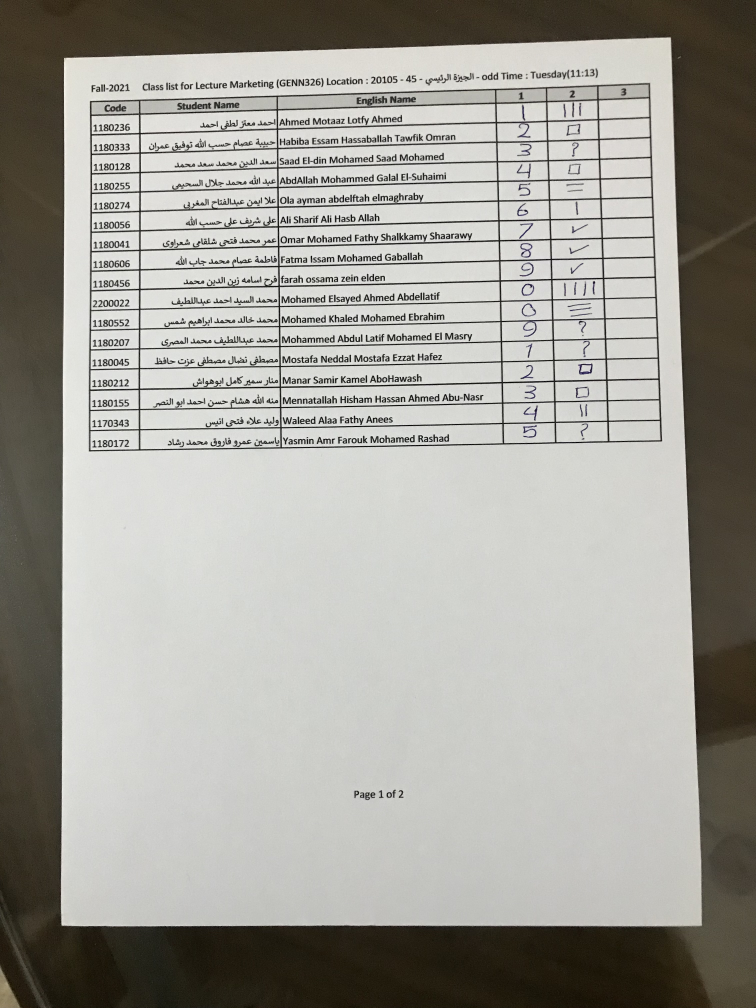
#> input picture grade sheet/1.jpg, 3024 x 4030 px (shown at 1/4 size)
$ python -i commonfunctions.py   (imports and definitions only)
#> lines starting #> are read from the running program, lines starting #| are printed output that depends on the picture; after the words box and inside, x2 and y2 are one past the last pixel; in counts of white or black regions, pixels touching at a corner belong together
#> further down, picture is the input picture: shape (4030, 3024, 3); mean B, G, R 152.8, 159.6, 161.2
import skimage.io as io
import matplotlib.pyplot as plt
import numpy as np
from skimage.exposure import histogram
from matplotlib.pyplot import bar
from skimage.color import rgb2gray,rgb2hsv
from skimage.transform import rotate

# Convolution:
from scipy.signal import convolve2d
from scipy import fftpack
import math

from skimage.util import random_noise
from skimage.filters import median
from skimage.feature import canny
from skimage.measure import label
import cv2
from skimage.color import label2rgb
import os
from functools import cmp_to_key
from pathlib import Path
from PIL import Image

# Imports for classifying
from sklearn.neighbors import KNeighborsClassifier
from sklearn.neural_network import MLPClassifier  # MLP is a NN
from sklearn import svm
import numpy as np
import argparse
import imutils
import cv2
import os
import random
import pytesseract


# Depending on library versions on your system, one of the following imports
from sklearn.model_selection import train_test_split

# Edges
from skimage.filters import sobel_h, sobel, sobel_v,roberts, prewitt

# Show the figures / plots inside the notebook
# [33 lines left out: functions show_images, showHist, invert_image, not called in this run]
"''''''''''''''''''''''''''''''''''''''''''''''''''''''''"
# Functions for image pre processing

# Enhanced Perspective Transformation
def align_image_using_perspective(image, is_binary=False):
#> called with is_binary = False
    if image is None:
        raise ValueError("Error: Image is None or not loaded.")

    if not is_binary:
        gray_image = cv2.cvtColor(image, cv2.COLOR_BGR2GRAY)
        _, binary_image = cv2.threshold(gray_image, 50, 255, cv2.THRESH_BINARY)
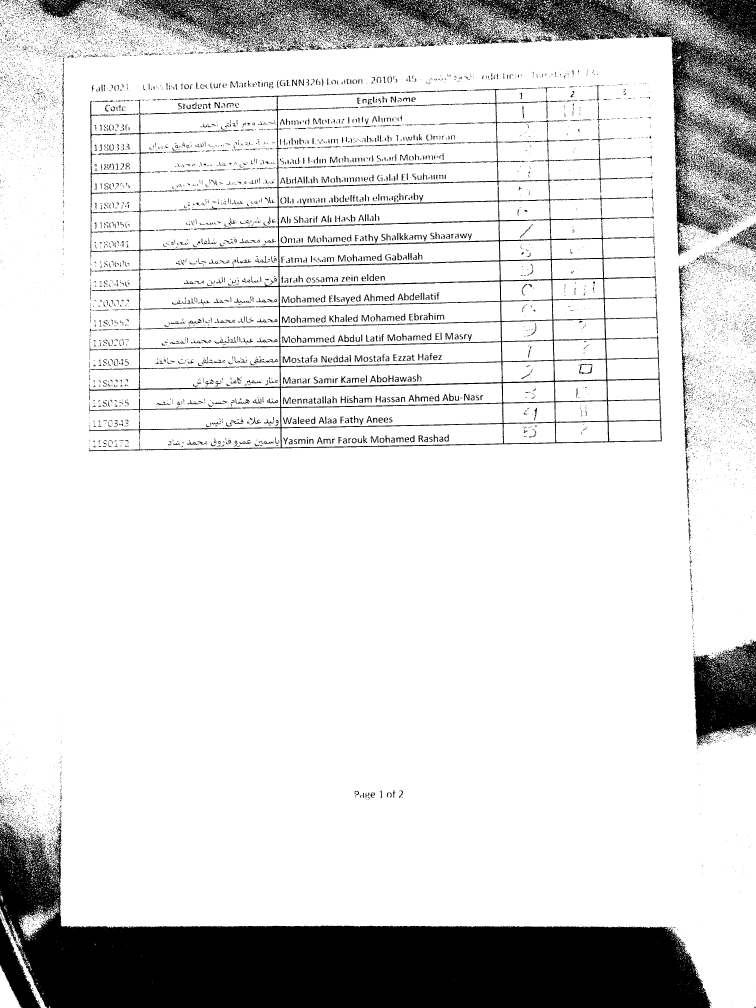
#> binary_image: shape (4030, 3024) (shown at 1/4 size); 85.6% white; 16282 black regions (13655 under 20 px)
    else:
        binary_image = image

    contours, _ = cv2.findContours(binary_image, cv2.RETR_EXTERNAL, cv2.CHAIN_APPROX_SIMPLE)
#> contours = 8605 contours, 7995 with area under 20; largest, box (x1, y1, x2, y2) and area: (0, 0, 3024, 4030) 10676048, (2722, 329, 3024, 593) 27389, (0, 3632, 187, 4030) 7517, (74, 3629, 237, 3756) 7175, (0, 3860, 86, 4030) 6916
    largest_contour = max(contours, key=cv2.contourArea)
#> largest_contour = contour of 26464 points, box (x1, y1, x2, y2) (0, 0, 3024, 4030), area 10676048
    epsilon = 0.02 * cv2.arcLength(largest_contour, True)
#> epsilon = 1057.7
    polygon = cv2.approxPolyDP(largest_contour, epsilon, True)
#> polygon = [[0, 0], [243, 3702], [3023, 4029], [2920, 137]]

    if len(polygon) != 4:
        raise ValueError("Error: Could not find a quadrilateral.")

    corners = sorted(polygon.reshape(-1, 2), key=lambda x: x[1])
#> corners = [[0, 0], [2920, 137], [243, 3702], [3023, 4029]]
    top_corners = sorted(corners[:2], key=lambda x: x[0])
#> top_corners = [[0, 0], [2920, 137]]
    bottom_corners = sorted(corners[2:], key=lambda x: x[0])
#> bottom_corners = [[243, 3702], [3023, 4029]]
    sorted_corners = np.concatenate([bottom_corners, top_corners])
#> sorted_corners = [[243, 3702], [3023, 4029], [0, 0], [2920, 137]]

    height, width = image.shape[:2]
    destination_points = np.float32([[0, height], [width, height], [0, 0], [width, 0]])
    transform_matrix = cv2.getPerspectiveTransform(sorted_corners.astype(np.float32), destination_points)
#> transform_matrix = [[1.1, -0.072, 0], [-0.0487, 1.04, 0], [1.99e-05, -1.47e-05, 1]]
    aligned_image = cv2.warpPerspective(image, transform_matrix, (width, height))
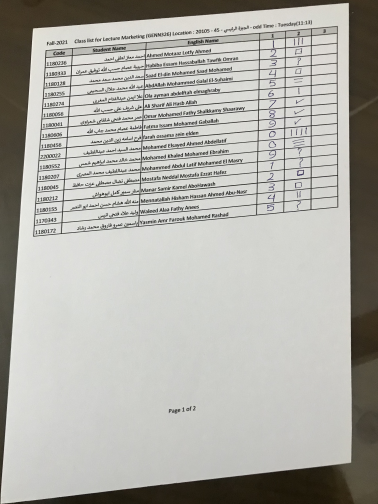
#> aligned_image: shape (4030, 3024, 3) (shown at 1/8 size); mean B, G, R 168.8, 174.7, 175.7
    return aligned_image

# Enhanced Image Inversion
def enhance_and_invert_image(image):
    adjusted_image = cv2.addWeighted(image, 1.0, np.zeros(image.shape, image.dtype), 0, 0)
    aligned_image = align_image_using_perspective(adjusted_image, False)
    gray = cv2.cvtColor(aligned_image, cv2.COLOR_BGR2GRAY)
    binary_image = cv2.adaptiveThreshold(gray, 255, cv2.ADAPTIVE_THRESH_MEAN_C, cv2.THRESH_BINARY, 91, 5)
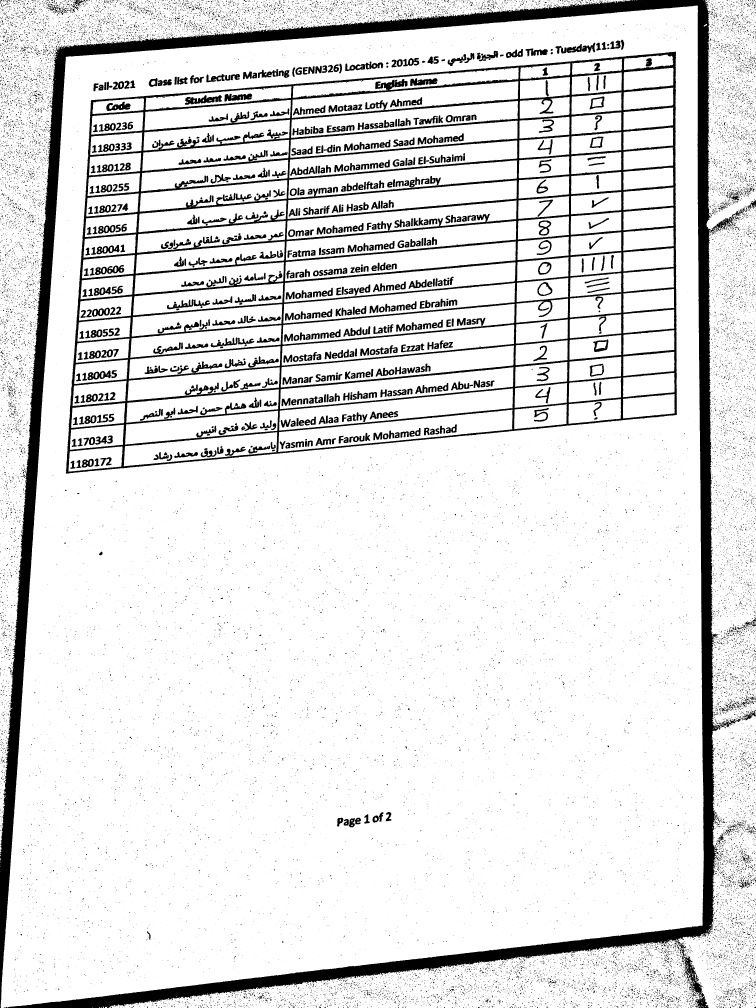
#> binary_image: shape (4030, 3024) (shown at 1/4 size); 87.9% white; 28614 black regions (27085 under 20 px), largest, box (x1, y1, x2, y2) and area: (0, 0, 2963, 4030) 534606, (263, 206, 2708, 1895) 426016, (2724, 3795, 2835, 4030) 5782
    inverted_image = 255 - binary_image
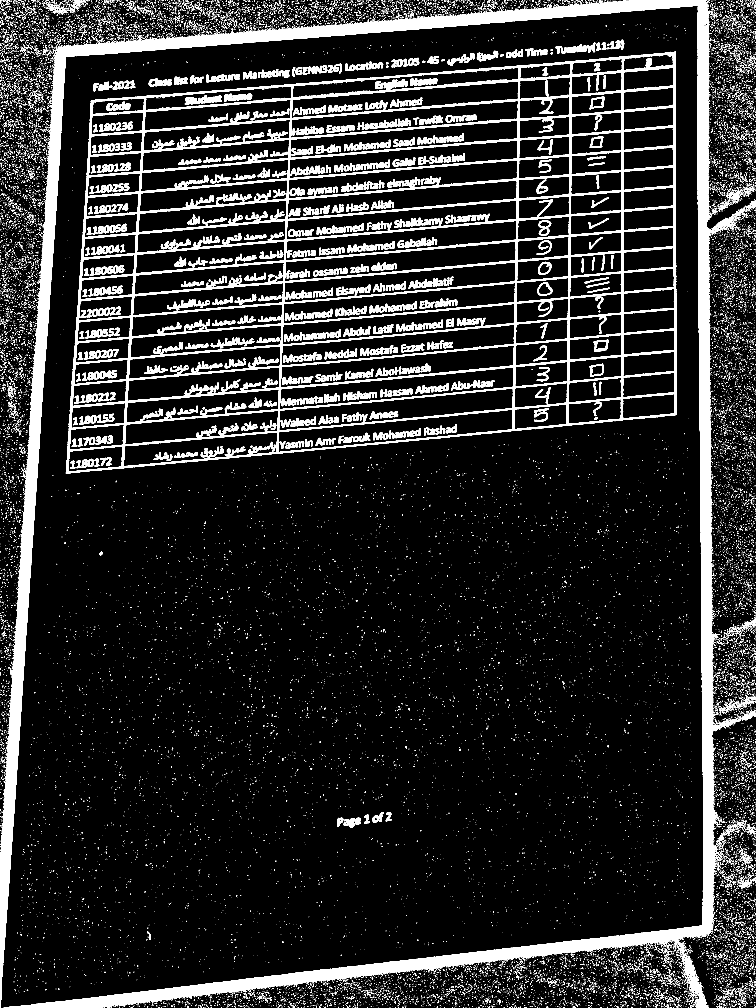
#> inverted_image: shape (4030, 3024) (shown at 1/4 size); 12.1% white; 28614 white regions (27085 under 20 px)
    return align_image_using_perspective(inverted_image, True)
#> call 2 of align_image_using_perspective, with is_binary = True
#> in align_image_using_perspective (call 2), `contours, _ = cv2.findContours(binary_image, cv2.RETR_EXTERNAL, cv2.CH..`: contours = 27866 contours, 27631 with area under 20; largest, box (x1, y1, x2, y2) and area: (263, 206, 2708, 1895) 3500565, (0, 0, 2963, 4030) 519908, (2724, 3795, 2835, 4030) 5876, (1381, 246, 1533, 284) 2596, (2849, 834, 2982, 929) 2096
#> in align_image_using_perspective (call 2), `largest_contour = max(contours, key=cv2.contourArea)`: largest_contour = contour of 1891 points, box (x1, y1, x2, y2) (263, 206, 2708, 1895), area 3500565
#> in align_image_using_perspective (call 2), `epsilon = 0.02 * cv2.arcLength(largest_contour, True)`: epsilon = 162.9
#> in align_image_using_perspective (call 2), `polygon = cv2.approxPolyDP(largest_contour, epsilon, True)`: polygon = [[2703, 207], [365, 401], [263, 1892], [2705, 1659]]
#> in align_image_using_perspective (call 2), `corners = sorted(polygon.reshape(-1, 2), key=lambda x: x[1])`: corners = [[2703, 207], [365, 401], [2705, 1659], [263, 1892]]
#> in align_image_using_perspective (call 2), `top_corners = sorted(corners[:2], key=lambda x: x[0])`: top_corners = [[365, 401], [2703, 207]]
#> in align_image_using_perspective (call 2), `bottom_corners = sorted(corners[2:], key=lambda x: x[0])`: bottom_corners = [[263, 1892], [2705, 1659]]
#> in align_image_using_perspective (call 2), `sorted_corners = np.concatenate([bottom_corners, top_corners])`: sorted_corners = [[263, 1892], [2705, 1659], [365, 401], [2703, 207]]
#> in align_image_using_perspective (call 2), `transform_matrix = cv2.getPerspectiveTransform(sorted_corners.astype(n..`: transform_matrix = [[1.29, 0.0881, -505.3], [0.238, 2.87, -1236.5], [-6.01e-06, 2.97e-05, 1]]
#> in align_image_using_perspective (call 2), `aligned_image = cv2.warpPerspective(image, transform_matrix, (width, h..`:
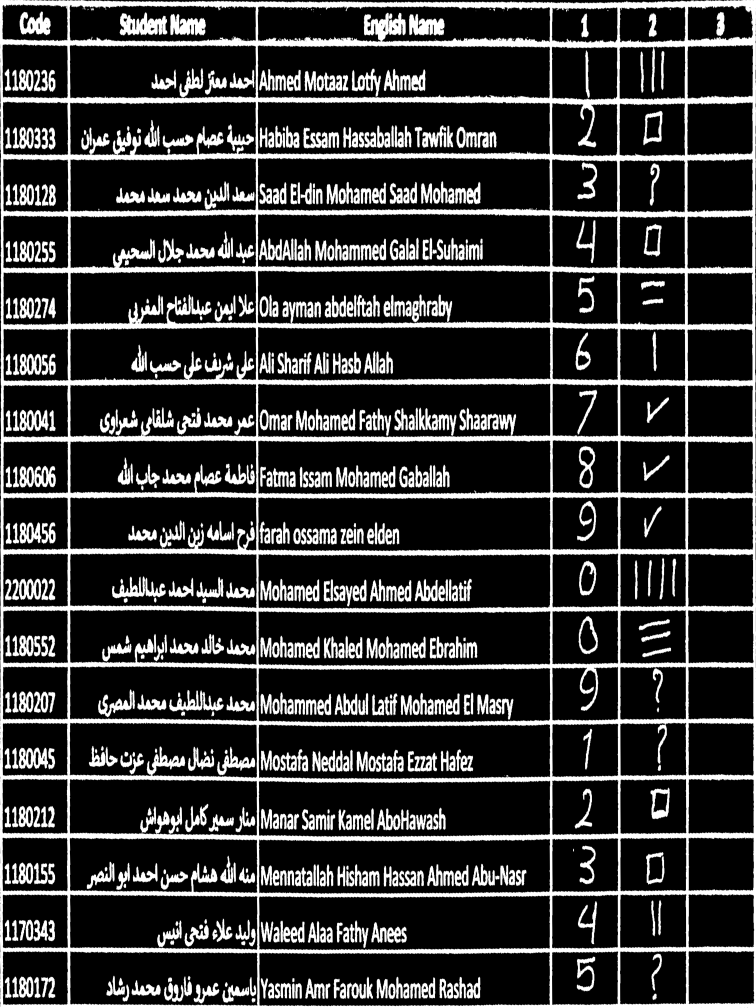
#> aligned_image: shape (4030, 3024) (shown at 1/4 size); min 0, max 255, mean 53.6

# Load and Preprocess Image
# [20 lines left out: functions load_and_preprocess_image, detect_vertical_lines, not called in this run]

# Function to extract individual blocks
arr=[[] for _ in range (6)]
# [18 lines left out: function extract_blocks, not called in this run]

""""""""""""""""""""""""""""""""""""""""""""""""""""""""""""""""""""""""""""""""

>>> import cv2
>>> picture = cv2.imread('1.jpg')
>>> result = enhance_and_invert_image(picture)

$ run again, on grade sheet/10.jpg
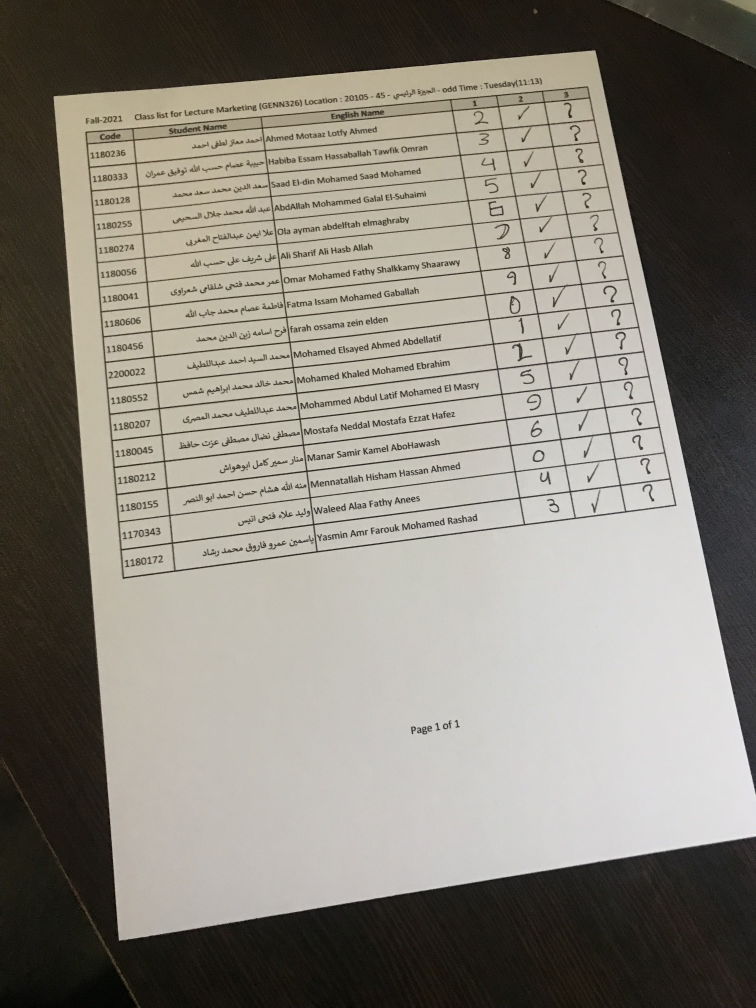
#> input picture grade sheet/10.jpg, 3024 x 4032 px (shown at 1/4 size)
#> picture is the input picture: shape (4032, 3024, 3); mean B, G, R 122, 131.3, 135.7
#> in align_image_using_perspective, `_, binary_image = cv2.threshold(gray_image, 50, 255, cv2.THRESH_BINARY)`:
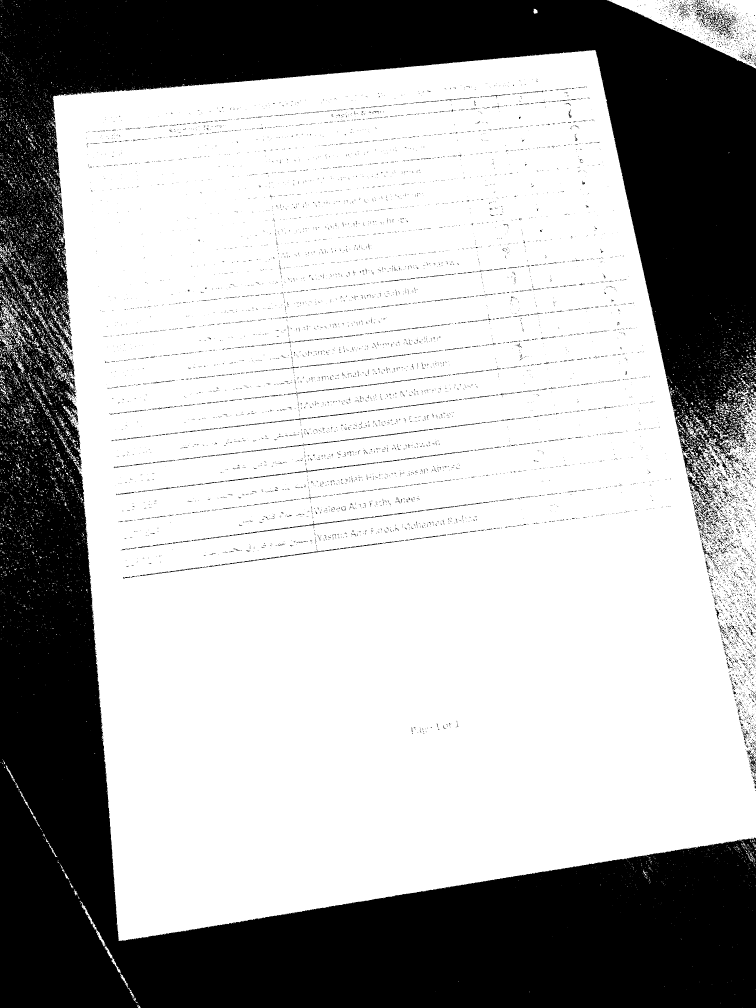
#> binary_image: shape (4032, 3024) (shown at 1/4 size); 66.9% white; 9529 black regions (8212 under 20 px)
#> contours = 8541 contours, 8080 with area under 20; largest, box (x1, y1, x2, y2) and area: (212, 200, 3024, 3764) 8096233, (2427, 0, 3024, 274) 79488, (319, 3603, 483, 3894) 2170, (4, 1205, 70, 1301) 1452, (0, 1347, 71, 1414) 1002
#> largest_contour = contour of 11233 points, box (x1, y1, x2, y2) (212, 200, 3024, 3764), area 8096233
#> epsilon = 478.3
#> polygon = [[2381, 201], [212, 387], [475, 3763], [3023, 3351]]
#> corners = [[2381, 201], [212, 387], [3023, 3351], [475, 3763]]
#> top_corners = [[212, 387], [2381, 201]]
#> bottom_corners = [[475, 3763], [3023, 3351]]
#> sorted_corners = [[475, 3763], [3023, 3351], [212, 387], [2381, 201]]
#> transform_matrix = [[1.34, -0.105, -244.3], [0.124, 1.44, -584.4], [-1.75e-05, 5.95e-05, 1]]
#> inverted_image: shape (4032, 3024); 10.8% white; 1327 white regions (882 under 20 px)
#> contours = 796 contours, 748 with area under 20; largest, box (x1, y1, x2, y2) and area: (147, 206, 2967, 2496) 6378886, (0, 0, 7, 3892) 10125, (297, 0, 2627, 7) 7979, (812, 4025, 3024, 4032) 6344, (1109, 139, 1318, 174) 5244
#> largest_contour = contour of 3074 points, box (x1, y1, x2, y2) (147, 206, 2967, 2496), area 6378886
#> epsilon = 218.6
#> polygon = [[2940, 208], [154, 212], [152, 2495], [2963, 2487]]
#> corners = [[2940, 208], [154, 212], [2963, 2487], [152, 2495]]
#> top_corners = [[154, 212], [2940, 208]]
#> bottom_corners = [[152, 2495], [2963, 2487]]
#> sorted_corners = [[152, 2495], [2963, 2487], [154, 212], [2940, 208]]
#> transform_matrix = [[1.08, 0.00095, -167.2], [0.00256, 1.78, -378.5], [-6.13e-07, 3.94e-06, 1]]
#> in align_image_using_perspective (call 2), `aligned_image = cv2.warpPerspective(image, transform_matrix, (width, h..`:
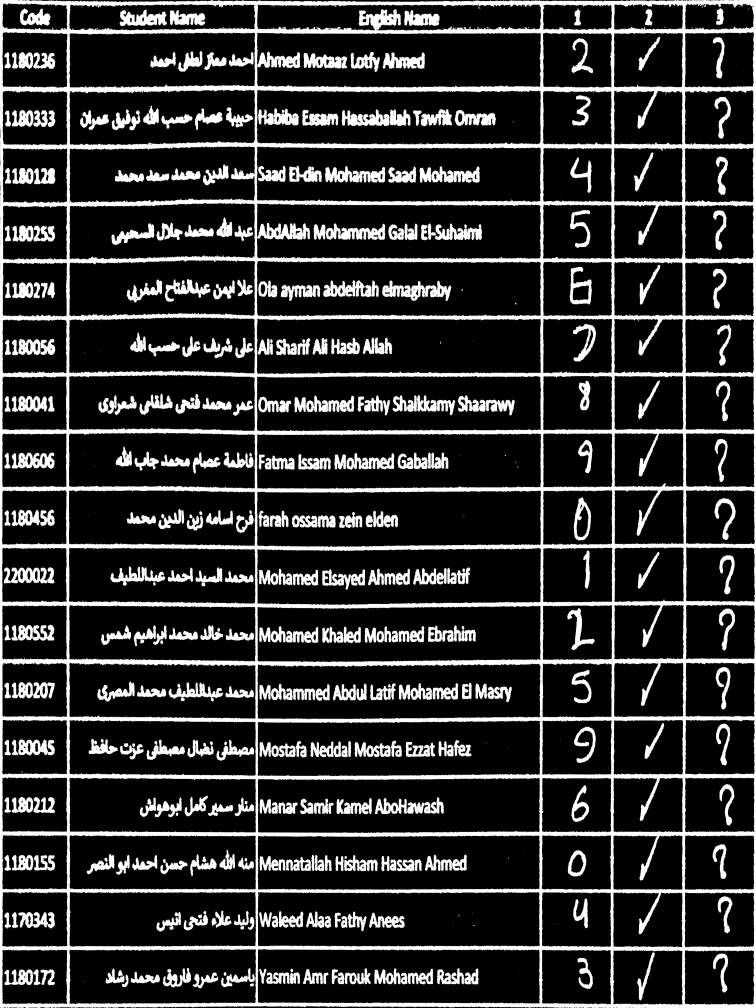
#> aligned_image: shape (4032, 3024) (shown at 1/4 size); min 0, max 255, mean 48.4
